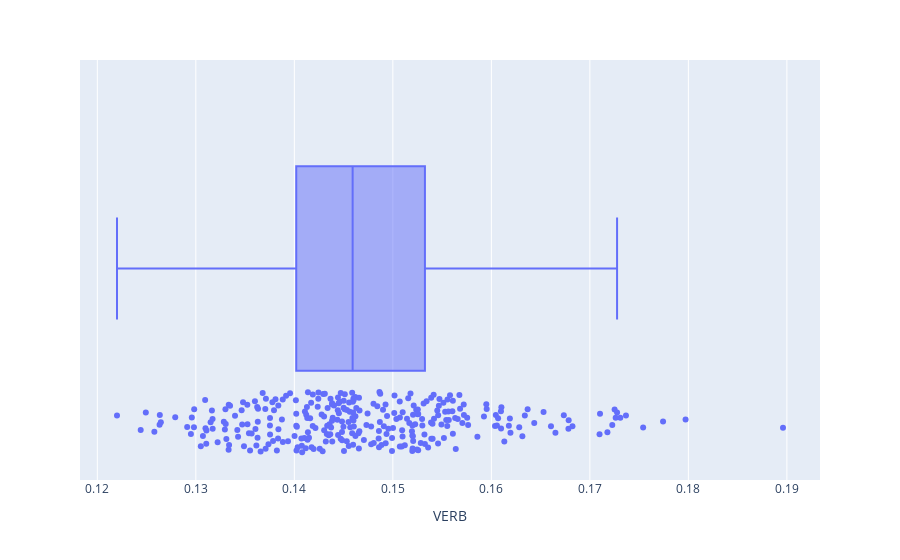

This figure's notebook cell:
### Code cell
pos_col = 'VERB'
px.box(pos_df, x = pos_col, hover_data = ['description'], points = 'all')

### Figure 1 — Plotly figure (JSON) as saved in the notebook; plotly's stock layout.template omitted (floating-point values rounded to 4 significant figures; data arrays with more than 128 entries replaced by an {"elided": "..."} marker saying what was removed)
{"data": [{"alignmentgroup": "True", "boxpoints": "all", "customdata": {"elided": "310x1 str values"}, "hovertemplate": "VERB=%{x}<br>description=%{customdata[0]}<extra></extra>", "legendgroup": "", "marker": {"color": "#636efa"}, "name": "", "notched": false, "offsetgroup": "", "orientation": "h", "showlegend": false, "type": "box", "x": {"elided": "310 float values"}, "x0": " ", "xaxis": "x", "y0": " ", "yaxis": "y"}], "layout": {"boxmode": "group", "legend": {"tracegroupgap": 0}, "margin": {"t": 60}, "xaxis": {"anchor": "y", "domain": [0, 1], "title": {"text": "VERB"}}, "yaxis": {"anchor": "x", "domain": [0, 1]}}}
